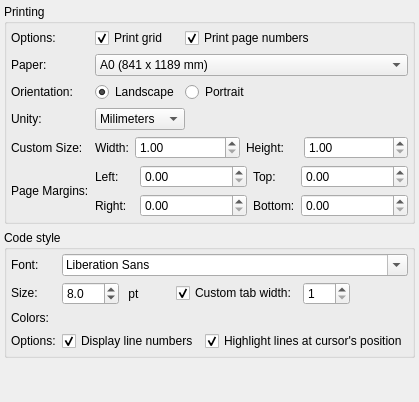
     <widget class="QWidget" name="tab_3">
      <attribute name="title">
       <string>Printing &amp;&amp; Code</string>
      </attribute>
      <layout class="QGridLayout" name="gridLayout_9">
       <property name="leftMargin">
        <number>4</number>
       </property>
       <property name="topMargin">
        <number>4</number>
       </property>
       <property name="rightMargin">
        <number>4</number>
       </property>
       <property name="bottomMargin">
        <number>4</number>
       </property>
       <item row="1" column="0">
        <widget class="QGroupBox" name="code_font_gb">
         <property name="title">
          <string>Code style</string>
         </property>
         <layout class="QGridLayout" name="gridLayout_5">
          <property name="leftMargin">
           <number>4</number>
          </property>
          <property name="topMargin">
           <number>4</number>
          </property>
          <property name="rightMargin">
           <number>4</number>
          </property>
          <property name="bottomMargin">
           <number>4</number>
          </property>
          <item row="1" column="0">
           <widget class="QLabel" name="font_lbl_2">
            <property name="sizePolicy">
             <sizepolicy hsizetype="Fixed" vsizetype="Fixed">
              <horstretch>0</horstretch>
              <verstretch>0</verstretch>
             </sizepolicy>
            </property>
            <property name="text">
             <string>Size:</string>
            </property>
           </widget>
          </item>
          <item row="0" column="0">
           <widget class="QLabel" name="font_lbl">
            <property name="sizePolicy">
             <sizepolicy hsizetype="Fixed" vsizetype="Fixed">
              <horstretch>0</horstretch>
              <verstretch>0</verstretch>
             </sizepolicy>
            </property>
            <property name="text">
             <string>Font:</string>
            </property>
           </widget>
          </item>
          <item row="2" column="0">
           <widget class="QLabel" name="colors_lbl">
            <property name="sizePolicy">
             <sizepolicy hsizetype="Fixed" vsizetype="Fixed">
              <horstretch>0</horstretch>
              <verstretch>0</verstretch>
             </sizepolicy>
            </property>
            <property name="text">
             <string>Colors:</string>
            </property>
           </widget>
          </item>
          <item row="3" column="0">
           <widget class="QLabel" name="colors_lbl_2">
            <property name="sizePolicy">
             <sizepolicy hsizetype="Fixed" vsizetype="Fixed">
              <horstretch>0</horstretch>
              <verstretch>0</verstretch>
             </sizepolicy>
            </property>
            <property name="text">
             <string>Options:</string>
            </property>
           </widget>
          </item>
          <item row="3" column="1" colspan="2">
           <layout class="QHBoxLayout" name="horizontalLayout_18">
            <item>
             <widget class="QCheckBox" name="disp_line_numbers_chk">
              <property name="text">
               <string>Display line numbers</string>
              </property>
              <property name="checked">
               <bool>true</bool>
              </property>
             </widget>
            </item>
            <item>
             <widget class="QCheckBox" name="hightlight_lines_chk">
              <property name="sizePolicy">
               <sizepolicy hsizetype="Expanding" vsizetype="Fixed">
                <horstretch>0</horstretch>
                <verstretch>0</verstretch>
               </sizepolicy>
              </property>
              <property name="text">
               <string>Highlight lines at cursor's position</string>
              </property>
              <property name="checked">
               <bool>true</bool>
              </property>
             </widget>
            </item>
           </layout>
          </item>
          <item row="0" column="1" colspan="2">
           <widget class="QFontComboBox" name="font_cmb">
            <property name="sizePolicy">
             <sizepolicy hsizetype="Expanding" vsizetype="Fixed">
              <horstretch>0</horstretch>
              <verstretch>0</verstretch>
             </sizepolicy>
            </property>
           </widget>
          </item>
          <item row="1" column="1" colspan="2">
           <layout class="QHBoxLayout" name="horizontalLayout_5">
            <item>
             <widget class="QDoubleSpinBox" name="font_size_spb">
              <property name="decimals">
               <number>1</number>
              </property>
              <property name="minimum">
               <double>5.000000000000000</double>
              </property>
              <property name="maximum">
               <double>100.000000000000000</double>
              </property>
              <property name="singleStep">
               <double>0.500000000000000</double>
              </property>
              <property name="value">
               <double>8.000000000000000</double>
              </property>
             </widget>
            </item>
            <item>
             <widget class="QLabel" name="unity_lbl">
              <property name="sizePolicy">
               <sizepolicy hsizetype="Minimum" vsizetype="Preferred">
                <horstretch>0</horstretch>
                <verstretch>0</verstretch>
               </sizepolicy>
              </property>
              <property name="text">
               <string> pt</string>
              </property>
             </widget>
            </item>
            <item>
             <spacer name="horizontalSpacer">
              <property name="orientation">
               <enum>Qt::Horizontal</enum>
              </property>
              <property name="sizeType">
               <enum>QSizePolicy::Fixed</enum>
              </property>
              <property name="sizeHint" stdset="0">
               <size>
                <width>30</width>
                <height>20</height>
               </size>
              </property>
             </spacer>
            </item>
            <item>
             <widget class="QCheckBox" name="tab_width_chk">
              <property name="text">
               <string>Custom tab width:</string>
              </property>
              <property name="checked">
               <bool>true</bool>
              </property>
             </widget>
            </item>
            <item>
             <widget class="QSpinBox" name="tab_width_spb">
              <property name="enabled">
               <bool>true</bool>
              </property>
              <property name="minimum">
               <number>1</number>
              </property>
              <property name="maximum">
               <number>100</number>
              </property>
              <property name="value">
               <number>1</number>
              </property>
             </widget>
            </item>
            <item>
             <spacer name="horizontalSpacer_2">
              <property name="orientation">
               <enum>Qt::Horizontal</enum>
              </property>
              <property name="sizeHint" stdset="0">
               <size>
                <width>40</width>
                <height>20</height>
               </size>
              </property>
             </spacer>
            </item>
           </layout>
          </item>
         </layout>
        </widget>
       </item>
       <item row="0" column="0">
        <widget class="QGroupBox" name="printing_gb">
         <property name="title">
          <string>Printing</string>
         </property>
         <layout class="QGridLayout" name="gridLayout_3">
          <property name="leftMargin">
           <number>4</number>
          </property>
          <property name="topMargin">
           <number>4</number>
          </property>
          <property name="rightMargin">
           <number>4</number>
          </property>
          <property name="bottomMargin">
           <number>4</number>
          </property>
          <item row="0" column="0">
           <widget class="QLabel" name="print_op_lbl">
            <property name="text">
             <string>Options:</string>
            </property>
           </widget>
          </item>
          <item row="0" column="1">
           <widget class="QCheckBox" name="print_grid_chk">
            <property name="sizePolicy">
             <sizepolicy hsizetype="Fixed" vsizetype="Fixed">
              <horstretch>0</horstretch>
              <verstretch>0</verstretch>
             </sizepolicy>
            </property>
            <property name="text">
             <string>Print grid</string>
            </property>
            <property name="checked">
             <bool>true</bool>
            </property>
           </widget>
          </item>
          <item row="0" column="2">
           <widget class="QCheckBox" name="print_pg_num_chk">
            <property name="sizePolicy">
             <sizepolicy hsizetype="Expanding" vsizetype="Fixed">
              <horstretch>0</horstretch>
              <verstretch>0</verstretch>
             </sizepolicy>
            </property>
            <property name="text">
             <string>Print page numbers</string>
            </property>
            <property name="checked">
             <bool>true</bool>
            </property>
           </widget>
          </item>
          <item row="1" column="0">
           <widget class="QLabel" name="paper_lbl">
            <property name="sizePolicy">
             <sizepolicy hsizetype="Preferred" vsizetype="Preferred">
              <horstretch>0</horstretch>
              <verstretch>0</verstretch>
             </sizepolicy>
            </property>
            <property name="text">
             <string>Paper:</string>
            </property>
           </widget>
          </item>
          <item row="1" column="1" colspan="2">
           <widget class="QComboBox" name="paper_cmb">
            <property name="sizePolicy">
             <sizepolicy hsizetype="Preferred" vsizetype="Fixed">
              <horstretch>0</horstretch>
              <verstretch>0</verstretch>
             </sizepolicy>
            </property>
            <property name="maximumSize">
             <size>
              <width>16777215</width>
              <height>16777215</height>
             </size>
            </property>
            <property name="currentIndex">
             <number>0</number>
            </property>
            <item>
             <property name="text">
              <string>A0 (841 x 1189 mm)</string>
             </property>
            </item>
            <item>
             <property name="text">
              <string>A1 (594 x 841 mm)</string>
             </property>
            </item>
            <item>
             <property name="text">
              <string>A2 (420 x 594 mm)</string>
             </property>
            </item>
            <item>
             <property name="text">
              <string>A3 (297 x 420 mm)</string>
             </property>
            </item>
            <item>
             <property name="text">
              <string>A4 (210 x 297 mm)</string>
             </property>
            </item>
            <item>
             <property name="text">
              <string>A5 (148 x 210 mm)</string>
             </property>
            </item>
            <item>
             <property name="text">
              <string>A6 (105 x 148 mm)</string>
             </property>
            </item>
            <item>
             <property name="text">
              <string>A7 (74 x 105 mm)</string>
             </property>
            </item>
            <item>
             <property name="text">
              <string>A8 (52 x 74 mm)</string>
             </property>
            </item>
            <item>
             <property name="text">
              <string>A9 (37 x 52 mm)</string>
             </property>
            </item>
            <item>
             <property name="text">
              <string>B0 (1030 x 1456 mm)</string>
             </property>
            </item>
            <item>
             <property name="text">
              <string>B1 (728 x 1030 mm)</string>
             </property>
            </item>
            <item>
             <property name="text">
              <string>B10 (32 x 45 mm)</string>
             </property>
            </item>
            <item>
             <property name="text">
              <string>B2 (515 x 728 mm)</string>
             </property>
            </item>
            <item>
             <property name="text">
              <string>B3 (364 x 515 mm)</string>
             </property>
            </item>
            <item>
             <property name="text">
              <string>B4 (257 x 364 mm)</string>
             </property>
            </item>
            <item>
             <property name="text">
              <string>B5 (182 x 257 mm)</string>
             </property>
            </item>
            <item>
             <property name="text">
              <string>B6 (128 x 182 mm)</string>
             </property>
            </item>
            <item>
             <property name="text">
              <string>B7 (91 x 128 mm)</string>
             </property>
            </item>
            <item>
             <property name="text">
              <string>B8 (64 x 91 mm)</string>
             </property>
            </item>
            <item>
             <property name="text">
              <string>B9 (45 x 64 mm)</string>
             </property>
            </item>
            <item>
             <property name="text">
              <string>C5E (163 x 229 mm)</string>
             </property>
            </item>
            <item>
             <property name="text">
              <string>Comm10E (105 x 241 mm)</string>
             </property>
            </item>
            <item>
             <property name="text">
              <string>DLE (110 x 220 mm)</string>
             </property>
            </item>
            <item>
             <property name="text">
              <string>Executive (191 x 254 mm)</string>
             </property>
            </item>
            <item>
             <property name="text">
              <string>Folio (210 x 330 mm)</string>
             </property>
            </item>
            <item>
             <property name="text">
              <string>Ledger (432 x 279 mm)</string>
             </property>
            </item>
            <item>
             <property name="text">
              <string>Legal (216 x 356 mm)</string>
             </property>
            </item>
            <item>
             <property name="text">
              <string>Letter (216 x 279 mm)</string>
             </property>
            </item>
            <item>
             <property name="text">
              <string>Tabloid (279 x 432 mm)</string>
             </property>
            </item>
            <item>
             <property name="text">
              <string>Custom</string>
             </property>
            </item>
           </widget>
          </item>
          <item row="2" column="0">
           <widget class="QLabel" name="orientation_lbl">
            <property name="sizePolicy">
             <sizepolicy hsizetype="Preferred" vsizetype="Preferred">
              <horstretch>0</horstretch>
              <verstretch>0</verstretch>
             </sizepolicy>
            </property>
            <property name="text">
             <string>Orientation:</string>
            </property>
           </widget>
          </item>
          <item row="2" column="1">
           <widget class="QRadioButton" name="landscape_rb">
            <property name="sizePolicy">
             <sizepolicy hsizetype="Fixed" vsizetype="Fixed">
              <horstretch>0</horstretch>
              <verstretch>0</verstretch>
             </sizepolicy>
            </property>
            <property name="text">
             <string>Landscape</string>
            </property>
            <property name="checked">
             <bool>true</bool>
            </property>
           </widget>
          </item>
          <item row="2" column="2">
           <widget class="QRadioButton" name="portrait_rb">
            <property name="sizePolicy">
             <sizepolicy hsizetype="Expanding" vsizetype="Fixed">
              <horstretch>0</horstretch>
              <verstretch>0</verstretch>
             </sizepolicy>
            </property>
            <property name="text">
             <string>Portrait</string>
            </property>
           </widget>
          </item>
          <item row="3" column="0">
           <widget class="QLabel" name="label">
            <property name="text">
             <string>Unity:</string>
            </property>
           </widget>
          </item>
          <item row="4" column="0">
           <widget class="QLabel" name="custom_lbl">
            <property name="text">
             <string>Custom Size:</string>
            </property>
           </widget>
          </item>
          <item row="4" column="1" colspan="2">
           <layout class="QHBoxLayout" name="horizontalLayout">
            <item>
             <widget class="QLabel" name="width_lbl">
              <property name="sizePolicy">
               <sizepolicy hsizetype="Fixed" vsizetype="Preferred">
                <horstretch>0</horstretch>
                <verstretch>0</verstretch>
               </sizepolicy>
              </property>
              <property name="text">
               <string>Width:</string>
              </property>
             </widget>
            </item>
            <item>
             <widget class="QDoubleSpinBox" name="width_spb">
              <property name="minimum">
               <double>1.000000000000000</double>
              </property>
              <property name="maximum">
               <double>999999.989999999990687</double>
              </property>
             </widget>
            </item>
            <item>
             <widget class="QLabel" name="height_lbl">
              <property name="sizePolicy">
               <sizepolicy hsizetype="Fixed" vsizetype="Preferred">
                <horstretch>0</horstretch>
                <verstretch>0</verstretch>
               </sizepolicy>
              </property>
              <property name="minimumSize">
               <size>
                <width>52</width>
                <height>0</height>
               </size>
              </property>
              <property name="text">
               <string>Height:</string>
              </property>
             </widget>
            </item>
            <item>
             <widget class="QDoubleSpinBox" name="height_spb">
              <property name="minimum">
               <double>1.000000000000000</double>
              </property>
              <property name="maximum">
               <double>999999.989999999990687</double>
              </property>
             </widget>
            </item>
           </layout>
          </item>
          <item row="5" column="0">
           <widget class="QLabel" name="margins_lbl">
            <property name="sizePolicy">
             <sizepolicy hsizetype="Preferred" vsizetype="Preferred">
              <horstretch>0</horstretch>
              <verstretch>0</verstretch>
             </sizepolicy>
            </property>
            <property name="text">
             <string>Page Margins:</string>
            </property>
           </widget>
          </item>
          <item row="5" column="1" colspan="2">
           <layout class="QGridLayout" name="gridLayout">
            <item row="0" column="0">
             <widget class="QLabel" name="left_lbl">
              <property name="minimumSize">
               <size>
                <width>39</width>
                <height>0</height>
               </size>
              </property>
              <property name="text">
               <string>Left:</string>
              </property>
             </widget>
            </item>
            <item row="0" column="1">
             <widget class="QDoubleSpinBox" name="left_marg">
              <property name="sizePolicy">
               <sizepolicy hsizetype="Expanding" vsizetype="Fixed">
                <horstretch>0</horstretch>
                <verstretch>0</verstretch>
               </sizepolicy>
              </property>
              <property name="minimumSize">
               <size>
                <width>50</width>
                <height>23</height>
               </size>
              </property>
              <property name="toolTip">
               <string>Left margin</string>
              </property>
              <property name="maximum">
               <double>5000.000000000000000</double>
              </property>
             </widget>
            </item>
            <item row="0" column="2">
             <widget class="QLabel" name="top_lbl">
              <property name="text">
               <string>Top:</string>
              </property>
             </widget>
            </item>
            <item row="0" column="3">
             <widget class="QDoubleSpinBox" name="top_marg">
              <property name="sizePolicy">
               <sizepolicy hsizetype="Expanding" vsizetype="Fixed">
                <horstretch>0</horstretch>
                <verstretch>0</verstretch>
               </sizepolicy>
              </property>
              <property name="minimumSize">
               <size>
                <width>50</width>
                <height>23</height>
               </size>
              </property>
              <property name="toolTip">
               <string>Top margin</string>
              </property>
              <property name="maximum">
               <double>5000.000000000000000</double>
              </property>
             </widget>
            </item>
            <item row="1" column="0">
             <widget class="QLabel" name="right_lbl">
              <property name="minimumSize">
               <size>
                <width>39</width>
                <height>0</height>
               </size>
              </property>
              <property name="text">
               <string>Right:</string>
              </property>
             </widget>
            </item>
            <item row="1" column="3">
             <widget class="QDoubleSpinBox" name="bottom_marg">
              <property name="sizePolicy">
               <sizepolicy hsizetype="Expanding" vsizetype="Fixed">
                <horstretch>0</horstretch>
                <verstretch>0</verstretch>
               </sizepolicy>
              </property>
              <property name="minimumSize">
               <size>
                <width>50</width>
                <height>23</height>
               </size>
              </property>
              <property name="toolTip">
               <string>Bottom margin</string>
              </property>
              <property name="maximum">
               <double>5000.000000000000000</double>
              </property>
             </widget>
            </item>
            <item row="1" column="1">
             <widget class="QDoubleSpinBox" name="right_marg">
              <property name="sizePolicy">
               <sizepolicy hsizetype="Expanding" vsizetype="Fixed">
                <horstretch>0</horstretch>
                <verstretch>0</verstretch>
               </sizepolicy>
              </property>
              <property name="minimumSize">
               <size>
                <width>50</width>
                <height>23</height>
               </size>
              </property>
              <property name="toolTip">
               <string>Right margin</string>
              </property>
              <property name="maximum">
               <double>5000.000000000000000</double>
              </property>
             </widget>
            </item>
            <item row="1" column="2">
             <widget class="QLabel" name="bottom_lbl">
              <property name="text">
               <string>Bottom:</string>
              </property>
             </widget>
            </item>
           </layout>
          </item>
          <item row="3" column="1" colspan="2">
           <widget class="QComboBox" name="unity_cmb">
            <property name="sizePolicy">
             <sizepolicy hsizetype="Fixed" vsizetype="Fixed">
              <horstretch>0</horstretch>
              <verstretch>0</verstretch>
             </sizepolicy>
            </property>
            <property name="currentIndex">
             <number>0</number>
            </property>
            <item>
             <property name="text">
              <string>Milimeters</string>
             </property>
            </item>
            <item>
             <property name="text">
              <string>Pixels</string>
             </property>
            </item>
            <item>
             <property name="text">
              <string>Inches</string>
             </property>
            </item>
            <item>
             <property name="text">
              <string>Centimeter</string>
             </property>
            </item>
           </widget>
          </item>
         </layout>
        </widget>
       </item>
       <item row="2" column="0">
        <spacer name="verticalSpacer_2">
         <property name="orientation">
          <enum>Qt::Vertical</enum>
         </property>
         <property name="sizeHint" stdset="0">
          <size>
           <width>20</width>
           <height>40</height>
          </size>
         </property>
        </spacer>
       </item>
      </layout>
     </widget>
